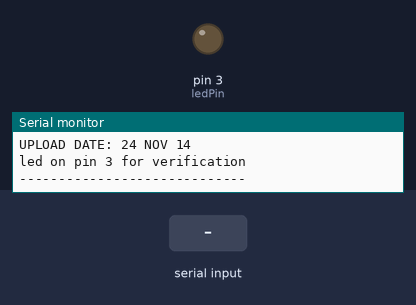
A sketch run on a simulated Arduino Uno, built with avr-gcc and run on an emulated ATmega328P. Shown: output pins drawn as LEDs (lit = HIGH), the last lines printed to the serial monitor. The test bench sets the inputs (shaded band).

Above: at 1.2 s.
1.3 s: "<90,45>" received over Serial
At 2.1 s:
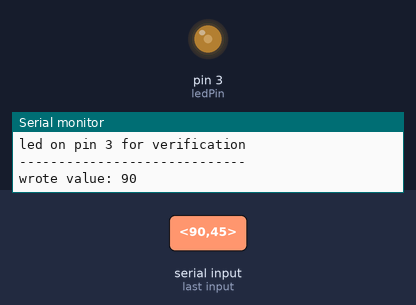
2.8 s: "<30,150>" received over Serial
At 3.3 s:
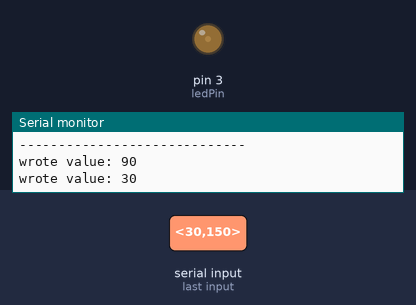
4.3 s: "<200>" received over Serial
At 5.5 s:
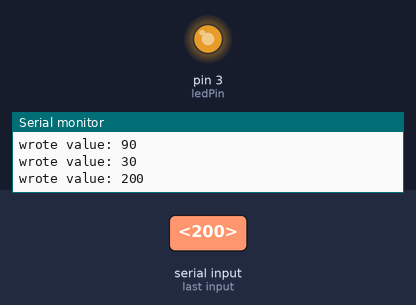
5.8 s: "<90>" received over Serial
At 6.7 s:
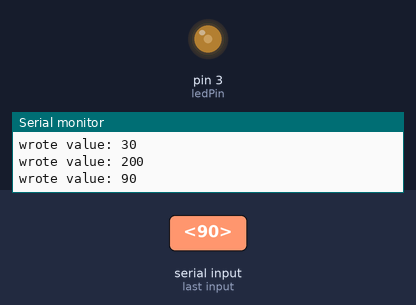
Timing chart, 0 to 8.3 s (numbered marks = the images above; inputs shaded):
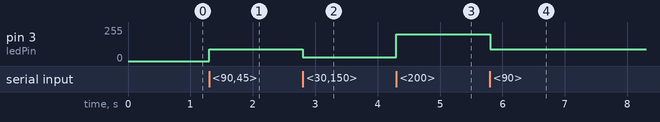

The sketch:

xbee_receive.ino
```cpp
// (licence header left out)
//Constants
const int ledPin = 3; //Led to Arduino pin 3 (PWM)

//Variables
bool started= false;//True: Message is strated
bool ended  = false;//True: Message is finished
char incomingByte ; //Variable to store the incoming byte
char msg[3];    //Message - array from 0 to 2 (3 values - PWM - e.g. 240)
byte index;     //Index of array

void setup() {
  //Start the serial communication
  Serial.begin(38400); //Baud rate must be the same as is on xBee module
  pinMode(ledPin, OUTPUT);
  Serial.println("-----------------------------");
  Serial.println("SKETCH: xbee_receive");
  Serial.println("UPLOAD DATE: 24 NOV 14");
  Serial.println("led on pin 3 for verification");
  Serial.println("-----------------------------");
}

void loop() {

  while (Serial.available()>0){
    //Read the incoming byte
    incomingByte = Serial.read();
    //Start the message when the '<' symbol is received
    if(incomingByte == '<')
    {
     started = true;
     index = 0;
     msg[index] = '\0'; // Throw away any incomplete packet
   }
   //End the message when the '>' symbol is received
   else if(incomingByte == '>')
   {
     ended = true;
     break; // Done reading - exit from while loop!
   }
   //Read the message!
   else
   {
     if(index < 4) // Make sure there is room
     {
       msg[index] = incomingByte; // Add char to array
       index++;
       msg[index] = '\0'; // Add NULL to end
     }
   }
 }

 if(started && ended)
 {
   int value = atoi(msg);
   analogWrite(ledPin, value);
   //Serial.println(value); //Only for debugging
   index = 0;
   msg[index] = '\0';
   started = false;
   ended = false;
   Serial.print("wrote value: ");
   Serial.println(value);
 }
}
```

Measured:
- after the input at 1.3 s, pin 3 (ledPin): 0/255 → 90/255 at once
- after the input at 2.8 s, pin 3 (ledPin): 90/255 → 30/255 at once
- after the input at 4.3 s, pin 3 (ledPin): 30/255 → 200/255 at once
- after the input at 5.8 s, pin 3 (ledPin): 200/255 → 90/255 at once
